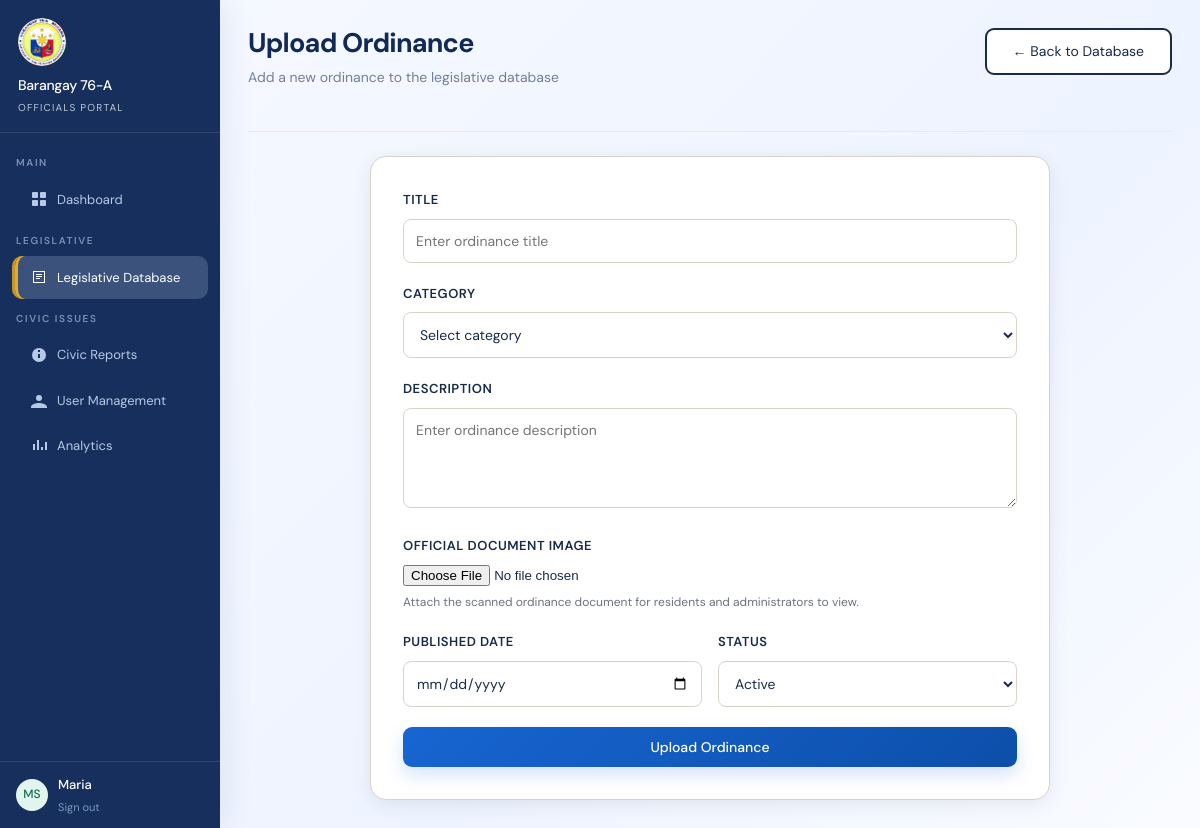
The app's page /upload_ordinance.php (signed in) with its own data.
### tables this page shows
CREATE TABLE IF NOT EXISTS users (
    id INT AUTO_INCREMENT PRIMARY KEY,
    full_name VARCHAR(150) NOT NULL,
    birthdate DATE DEFAULT NULL,
    email VARCHAR(150) NOT NULL UNIQUE,
    password_hash VARCHAR(255) NOT NULL,
    role ENUM('resident','official','admin') NOT NULL DEFAULT 'resident',
    committee VARCHAR(100) DEFAULT NULL,
    position VARCHAR(120) DEFAULT NULL,
    phone VARCHAR(40) DEFAULT NULL,
    residency_verified TINYINT(1) DEFAULT 0,
    rejection_reason VARCHAR(255) DEFAULT NULL,
    address VARCHAR(255) DEFAULT NULL,
    identification VARCHAR(255) DEFAULT NULL,
    photo_path VARCHAR(255) DEFAULT NULL,
    created_at DATETIME DEFAULT CURRENT_TIMESTAMP
);

### config.php (called while the page is built, shortened)
<?php
$DB_HOST = 'localhost';
$DB_NAME = 'barangay_system';
$DB_USER = 'root';
$DB_PASS = '';
try {
    $db = new PDO("mysql:host=$DB_HOST;dbname=$DB_NAME;charset=utf8mb4", $DB_USER, $DB_PASS);
    $db->setAttribute(PDO::ATTR_ERRMODE, PDO::ERRMODE_EXCEPTION);
    $db->exec("CREATE TABLE IF NOT EXISTS issue_updates (
        id INT AUTO_INCREMENT PRIMARY KEY,
        issue_id INT NOT NULL,
        user_id INT NOT NULL,
        status ENUM('Open', 'In Progress', 'Resolved') NOT NULL,
        notes TEXT DEFAULT NULL,
        photo_path VARCHAR(255) DEFAULT NULL,
        created_at DATETIME DEFAULT CURRENT_TIMESTAMP,
        KEY idx_issue_id (issue_id),
        KEY idx_user_id (user_id)
    ) ENGINE=InnoDB DEFAULT CHARSET=utf8mb4 COLLATE=utf8mb4_unicode_ci");
    $db->exec("CREATE TABLE IF NOT EXISTS residents (
        resident_id INT AUTO_INCREMENT PRIMARY KEY,
        name VARCHAR(150) NOT NULL,
        contact_number VARCHAR(40) NOT NULL,
        age TINYINT UNSIGNED NOT NULL,
        created_at DATETIME DEFAULT CURRENT_TIMESTAMP,
        UNIQUE KEY uq_resident_name (name),
        KEY idx_resident_name (name)
    ) ENGINE=InnoDB DEFAULT CHARSET=utf8mb4 COLLATE=utf8mb4_unicode_ci");
    $db->exec("CREATE TABLE IF NOT EXISTS certificate_requests (
        request_id INT AUTO_INCREMENT PRIMARY KEY,
        resident_id INT NOT NULL,
        purpose VARCHAR(255) NOT NULL,
        full_name VARCHAR(150) NOT NULL,
        birthdate DATE DEFAULT NULL,
        address VARCHAR(255) NOT NULL,
        civil_status VARCHAR(50) DEFAULT NULL,
        phone VARCHAR(40) DEFAULT NULL,
        valid_id_path VARCHAR(255) DEFAULT NULL,
        claim_method ENUM('pickup', 'digital') NOT NULL DEFAULT 'pickup',
        status ENUM('Pending', 'Processing', 'Ready for Pick-up', 'Released', 'Rejected') NOT NULL DEFAULT 'Pending',
        notes TEXT DEFAULT NULL,
        requested_at DATETIME NOT NULL DEFAULT CURRENT_TIMESTAMP,
        release_date DATETIME DEFAULT NULL,
        digital_generated_at DATETIME DEFAULT NULL,
        processed_by INT DEFAULT NULL,
        FOREIGN KEY (resident_id) REFERENCES users(id) ON DELETE CASCADE,
        FOREIGN KEY (processed_by) REFERENCES users(id) ON DELETE SET NULL,
        KEY idx_certificate_resident (resident_id),
        KEY idx_certificate_status (status)
    ) ENGINE=InnoDB DEFAULT CHARSET=utf8mb4 COLLATE=utf8mb4_unicode_ci");
    foreach ([
        'claim_method' => "ENUM('pickup', 'digital') NOT NULL DEFAULT 'pickup' AFTER valid_id_path",
        'digital_generated_at' => 'DATETIME DEFAULT NULL AFTER release_date'
    ] as $column => $definition) {
        try {
            $db->exec("ALTER TABLE certificate_requests ADD COLUMN {$column} {$definition}");
        } catch (PDOException $e) {
            if (($e->errorInfo[1] ?? null) !== 1060) {
                throw $e;
            }
        }
    }
    foreach ([
        'birthdate' => 'DATE DEFAULT NULL AFTER full_name',
        'position' => 'VARCHAR(120) DEFAULT NULL AFTER committee',
        'phone' => 'VARCHAR(40) DEFAULT NULL AFTER position',
        'photo_path' => 'VARCHAR(255) DEFAULT NULL AFTER identification',
        'rejection_reason' => 'VARCHAR(255) DEFAULT NULL AFTER residency_verified'
    ] as $column => $definition) {
        try {
            $db->exec("ALTER TABLE users ADD COLUMN {$column} {$definition}");
        } catch (PDOException $e) {
            if (($e->errorInfo[1] ?? null) !== 1060) {
                throw $e;
            }
        }
    }
    try {
        $db->exec("ALTER TABLE legislation ADD COLUMN document_image_path VARCHAR(255) DEFAULT NULL AFTER description");
    } catch (PDOException $e) {
        if (($e->errorInfo[1] ?? null) !== 1060) {
            throw $e;
        }
    }
    $db->exec("UPDATE legislation SET document_image_path = CASE title
        WHEN 'Curfew Hours for Minors Ordinance' THEN 'assets/uploads/legislation/curfew.jpg'
        WHEN 'Barangay Livelihood Support Program' THEN 'assets/uploads/legislation/livelihood.png'
        WHEN 'Waste Segregation Compliance Ordinance' THEN 'assets/uploads/legislation/waste.jpg'
        ELSE document_image_path
    END
    WHERE title IN ('Curfew Hours for Minors Ordinance', 'Barangay Livelihood Support Program', 'Waste Segregation Compliance Ordinance')
      AND (document_image_path IS NULL OR document_image_path = '')");
    $db->exec("UPDATE users SET
        position = CASE email
            WHEN 'maria.santos@barangay.gov' THEN 'Barangay Captain'
            WHEN 'roberto.cruz@barangay.gov' THEN 'Committee Chairperson'
            WHEN 'luz.peralta@barangay.gov' THEN 'Committee Chairperson'
            WHEN 'carlos.mendoza@barangay.gov' THEN 'Committee Chairperson'
            WHEN 'elena.fernandez@barangay.gov' THEN 'Committee Chairperson'
            WHEN 'david.santos@barangay.gov' THEN 'Committee Chairperson'
            WHEN 'susan.morales@barangay.gov' THEN 'Committee Chairperson'
            ELSE COALESCE(position, 'Barangay Official')
        END,
        phone = COALESCE(NULLIF(phone, ''), 'Contact through Barangay Hall'),
        address = COALESCE(NULLIF(address, ''), 'Barangay Hall, Barangay 76-A')
        WHERE role = 'official'");
} catch (PDOException $e) {
    die('Database connection failed: ' . $e->getMessage());
}
function currentUser() {
    $user = $_SESSION['user'];
    global $db;
    try {
        $stmt = $db->prepare('SELECT * FROM users WHERE id = ? LIMIT 1');
        $stmt->execute([$user['id']]);
        $freshUser = $stmt->fetch(PDO::FETCH_ASSOC);
        if ($freshUser) {
            return $freshUser;
        }
    } catch (Throwable $e) {
        return $user;
    }
    return $user;
}
function requireRole($roles = []) {
    $user = currentUser();
}

### upload_ordinance.php (the view, shortened to what this page needs)
<?php
require_once 'config.php';
requireRole(['official','admin']);
$user = currentUser();
$portalType = 'Officials Portal';
?>
<!DOCTYPE html>
<html lang="en">
<head>
    <link rel="stylesheet" href="assets/css/style.css?v=20260909-logo">
</head>
<body style="display:flex;min-height:100vh;">
    <div class="sidebar" id="sb-upload">
  <div class="sidebar-brand">
    <div class="sb-seal">🏛</div>
    <div class="sb-name">Barangay 76-A</div>
    <div class="sb-role"><?= htmlspecialchars($portalType) ?></div>
  </div>
  <nav class="sidebar-nav">
    <div class="nav-section">Main</div>
    <div class="nav-item" onclick="location.href='official_dashboard.php'">
      <svg width="16" height="16" viewBox="0 0 16 16" fill="currentColor"><rect x="1" y="1" width="6" height="6" rx="1"/><rect x="9" y="1" width="6" height="6" rx="1"/><rect x="1" y="9" width="6" height="6" rx="1"/><rect x="9" y="9" width="6" height="6" rx="1"/></svg>
      Dashboard
    </div>
    <div class="nav-section">Legislative</div>
    <div class="nav-item active" onclick="location.href='legislation.php'">
      <svg width="16" height="16" viewBox="0 0 16 16" fill="currentColor"><path d="M2 2h12v12H2V2zm1 1v10h10V3H3zm2 2h6v1H5V5zm0 2h6v1H5V7zm0 2h4v1H5V9z"/></svg>
      Legislative Database
    </div>
    <div class="nav-section">Civic Issues</div>
    <div class="nav-item" onclick="location.href='issue_status.php'">
      <svg width="16" height="16" viewBox="0 0 16 16" fill="currentColor"><path d="M8 1a7 7 0 100 14A7 7 0 008 1zm1 10H7V7h2v4zm0-6H7V3h2v2z"/></svg>
      Civic Reports
    </div>
    <div class="nav-item" onclick="location.href='user_management.php'">
      <svg width="16" height="16" viewBox="0 0 16 16" fill="currentColor"><path d="M8 2a3 3 0 100 6 3 3 0 000-6zm0 8c-2.67 0-8 1.34-8 4v1h16v-1c0-2.66-5.33-4-8-4z"/></svg>
      User Management
    </div>
    <div class="nav-item" onclick="location.href='analytics_reports.php'">
      <svg width="16" height="16" viewBox="0 0 16 16" fill="currentColor"><path d="M2 12h2V6H2v6zm4 0h2V2H6v10zm4 0h2V9H10v3zm4 0h2V4h-2v8z"/></svg>
      Analytics
    </div>
  </nav>
  <div class="sidebar-footer">
    <div class="sb-user">
      <div class="sb-avatar" style="background:var(--teal-light);color:var(--teal)"><?= strtoupper(substr($user['full_name'], 0, 1)) . strtoupper(substr($user['full_name'], strpos($user['full_name'], ' ') + 1, 1)) ?></div>
      <div>
        <div class="sb-uname"><?= htmlspecialchars(explode(' ', $user['full_name'])[0]) ?></div>
        <div class="sb-logout" onclick="location.href='logout.php'">Sign out</div>
      </div>
    </div>
  </div>
</div>
    <div class="main" style="flex:1; padding:28px;">
        <div class="page-header">
            <div style="display:flex;justify-content:space-between;align-items:flex-start;gap:16px;flex-wrap:wrap;margin-bottom:24px">
                <div>
                    <h1 class="page-title">Upload Ordinance</h1>
                    <p class="page-sub">Add a new ordinance to the legislative database</p>
                </div>
                <a href="legislation.php" class="btn-secondary">← Back to Database</a>
            </div>
        </div>
        <form method="post" enctype="multipart/form-data" class="form-card">
            <div class="form-group">
                <label for="title">Title</label>
                <input type="text" id="title" name="title" required placeholder="Enter ordinance title">
            </div>
            <div class="form-group">
                <label for="category">Category</label>
                <select id="category" name="category" required>
                    <option value="">Select category</option>
                </select>
            </div>
            <div class="form-group">
                <label for="description">Description</label>
                <textarea id="description" name="description" required placeholder="Enter ordinance description"></textarea>
            </div>
            <div class="form-group">
              <label for="document_image">Official Document Image</label>
              <input type="file" id="document_image" name="document_image" accept="image/jpeg,image/png,image/webp">
              <small class="form-help">Attach the scanned ordinance document for residents and administrators to view.</small>
            </div>
            <div class="form-row">
                <div class="form-group">
                    <label for="published_date">Published Date</label>
                    <input type="date" id="published_date" name="published_date" required>
                </div>
                <div class="form-group">
                    <label for="status">Status</label>
                    <select id="status" name="status">
                        <option value="Active">Active</option>
                    </select>
                </div>
            </div>
            <button type="submit" class="btn-primary">Upload Ordinance</button>
        </form>
    </div>
</body>
</html>

### records on screen
users: full_name "M", full_name "S", full_name "Maria"

### other values on screen
$portalType "OFFICIALS PORTAL"
